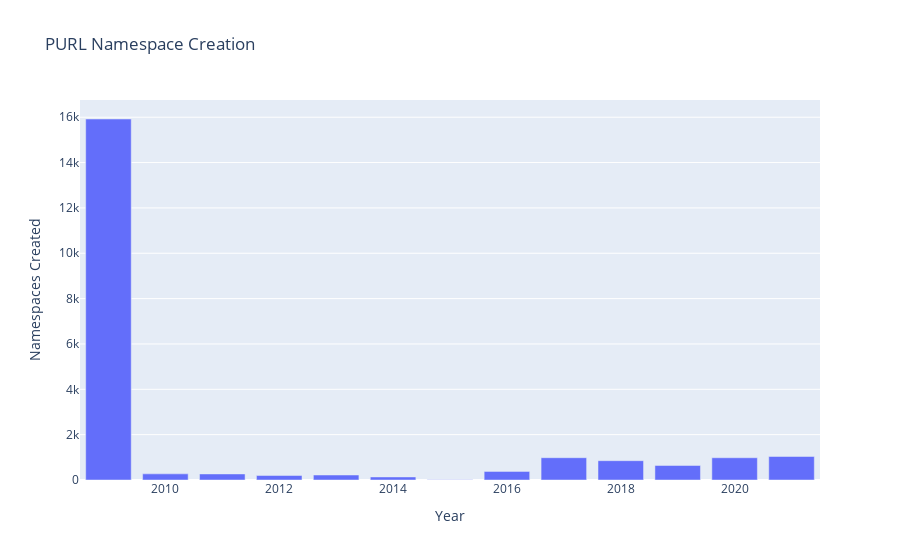

Notebook source saved alongside this figure:
### Code cell
from plotly import express as xp

fig = xp.bar(counts, labels={'value': 'Namespaces Created', 'index': 'Year'}, title='PURL Namespace Creation')
fig.layout.update(showlegend=False)
fig

### Figure 1 — Plotly figure (JSON) as saved in the notebook; plotly's stock layout.template omitted (floating-point values rounded to 4 significant figures)
{"data": [{"alignmentgroup": "True", "hovertemplate": "variable=created<br>Year=%{x}<br>Namespaces Created=%{y}<extra></extra>", "legendgroup": "created", "marker": {"color": "#636efa", "pattern": {"shape": ""}}, "name": "created", "offsetgroup": "created", "orientation": "v", "showlegend": true, "textposition": "auto", "type": "bar", "x": [2009, 2010, 2011, 2012, 2013, 2014, 2015, 2016, 2017, 2018, 2019, 2020, 2021], "xaxis": "x", "y": [15921, 271, 267, 197, 220, 135, 9, 380, 983, 852, 641, 981, 1037], "yaxis": "y"}], "layout": {"autosize": true, "barmode": "relative", "legend": {"title": {"text": "variable"}, "tracegroupgap": 0}, "showlegend": false, "title": {"text": "PURL Namespace Creation"}, "xaxis": {"anchor": "y", "autorange": true, "domain": [0, 1], "range": [2008.0, 2022.0], "title": {"text": "Year"}, "type": "linear"}, "yaxis": {"anchor": "x", "autorange": true, "domain": [0, 1], "range": [0, 16760.0], "title": {"text": "Namespaces Created"}, "type": "linear"}}}
